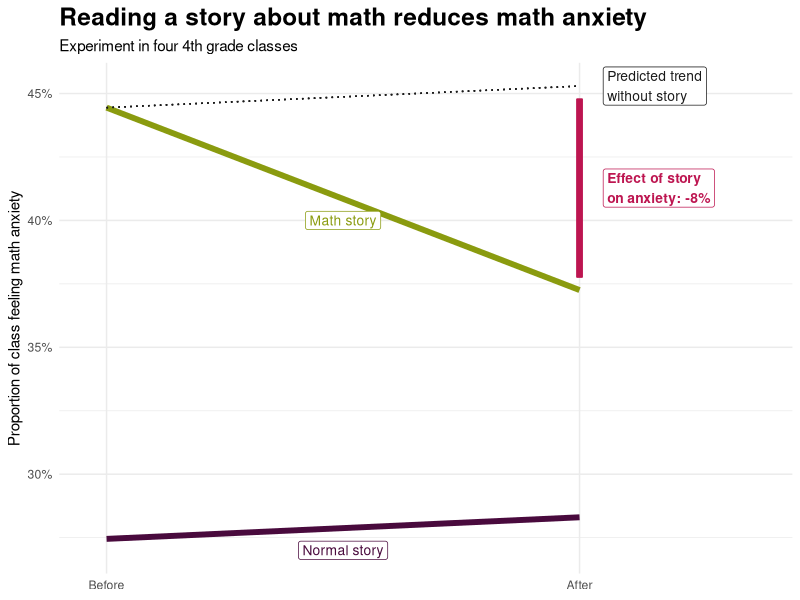

This figure's R source:
## ---- chunk 1
library(tidyverse)
library(broom)
library(scales)  # For things like percent()

results <- read_csv("data/math_survey.csv") %>% 
  mutate(anxious_num = recode(math_anxiety, Yes = 1, No = 0))
## ---- chunk 2
group_props <- results %>% 
  drop_na(math_anxiety) %>% 
  group_by(wave, treatment, math_anxiety) %>% 
  summarize(num = n()) %>% 
  group_by(wave, treatment) %>% 
  mutate(total = sum(num),
         prop_math_anxious = num / total) %>% 
  filter(math_anxiety == "Yes")
group_props
## ---- chunk 3
after_treatment <- group_props %>% 
  filter(treatment == "Math story", wave == 2) %>% 
  pull(prop_math_anxious)

before_treatment <- group_props %>% 
  filter(treatment == "Math story", wave == 1) %>% 
  pull(prop_math_anxious)

after_control <- group_props %>% 
  filter(treatment == "Normal story", wave == 2) %>% 
  pull(prop_math_anxious)

before_control <- group_props %>% 
  filter(treatment == "Normal story", wave == 1) %>% 
  pull(prop_math_anxious)
## ---- chunk 4
dd_effect <- (after_treatment - before_treatment) - (after_control - before_control)
dd_effect
## ---- chunk 5
dd_regression <- lm(anxious_num ~ wave + treatment + wave * treatment,
                    data = results)
tidy(dd_regression)
## ---- chunk 6
hypothetical_trend <- after_control - before_control

ggplot(group_props, 
                 aes(x = as.factor(wave), y = prop_math_anxious, 
                     color = treatment, group = treatment)) +
  geom_line(size = 2) + 
  geom_segment(aes(x = 1, y = before_treatment, xend = 2, 
                   yend = (before_treatment + hypothetical_trend)), 
               linetype = "dotted", color = "grey10") + 
  geom_segment(aes(x = 2, xend = 2, 
                   y = (before_treatment + hypothetical_trend - .005), 
                   yend = after_treatment + 0.005),
               color = "#BD1550", size = 2) +
  annotate("label", x = 1.5, y = .27, label = "Normal story",
           size = 3.5, color = "#490A3D") + 
  annotate("label", x = 1.5, y = .40, label = "Math story",
           size = 3.5, color = "#8A9B0F") + 
  annotate("label", x = 2.05, y = (before_treatment + hypothetical_trend), 
           label = "Predicted trend\nwithout story",
           size = 3.5, color = "grey10", hjust = 0) + 
  annotate("label", x = 2.05, 
           y = (before_treatment + hypothetical_trend) - (abs(dd_effect) / 2), 
           label = paste0("Effect of story\non anxiety: ", percent(dd_effect)),
           size = 3.5, color = "#BD1550", hjust = 0, fontface = "bold") + 
  scale_color_manual(values = c("Math story" = "#8A9B0F", "Normal story" = "#490A3D")) +
  scale_y_continuous(labels = percent_format(accuracy = 1)) + 
  scale_x_discrete(labels = c("Before", "After")) +
  guides(color = FALSE) +
  coord_cartesian(clip = "off", xlim = c(1.5, 1.85)) +
  labs(x = NULL, y = "Proportion of class feeling math anxiety",
       title = "Reading a story about math reduces math anxiety",
       subtitle = "Experiment in four 4th grade classes") + 
  theme_minimal() + 
  theme(plot.title = element_text(face = "bold", size = rel(1.6)))
